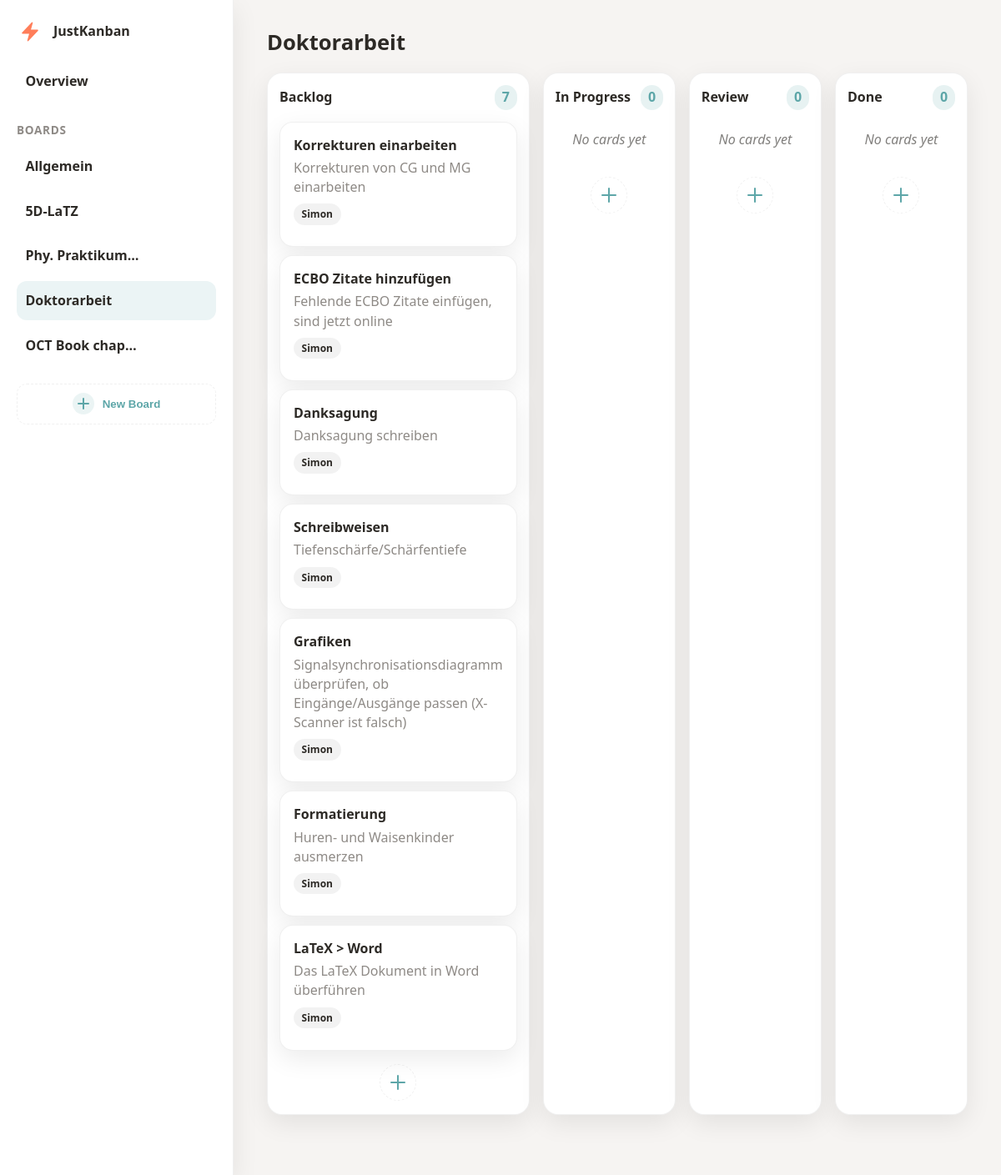
The page /boards/11/ on the database its author committed.
### board/models.py (models this page shows, shortened)
class Board(models.Model):
    name = models.CharField(max_length=150, unique=True)
    created_at = models.DateTimeField(auto_now_add=True)
    class Meta:
        ordering = ["created_at", "id"]

class Column(models.Model):
    board = models.ForeignKey(Board, on_delete=models.CASCADE, related_name="columns")
    name = models.CharField(max_length=100)
    order = models.PositiveIntegerField(default=0)
    class Meta:
        ordering = ["order"]

class Card(models.Model):
    PRIORITY_LOW = "low"
    PRIORITY_MEDIUM = "medium"
    PRIORITY_HIGH = "high"
    PRIORITY_CHOICES = [
        (PRIORITY_LOW, "Low"),
        (PRIORITY_MEDIUM, "Medium"),
        (PRIORITY_HIGH, "High"),
    ]
    title = models.CharField(max_length=200)
    description = models.TextField(blank=True)
    priority = models.CharField(
        max_length=10, choices=PRIORITY_CHOICES, blank=True, null=True
    )
    due_date = models.DateField(blank=True, null=True)
    assignee = models.CharField(max_length=100, blank=True)
    column = models.ForeignKey(Column, on_delete=models.CASCADE, related_name="cards")
    order = models.PositiveIntegerField(default=0)
    created_at = models.DateTimeField(auto_now_add=True)
    class Meta:
        ordering = ["order", "created_at"]

### board/views.py (the view)
# urls.py: path("boards/", views.board_view, name="board"),
def board_view(request, board_id=None):
    default_board = _ensure_default_board()
    boards = list(Board.objects.order_by("created_at", "id"))
    active_board = None
    requested_id = board_id
    if requested_id is None:
        requested_id = request.GET.get("board")
    if requested_id is not None:
        try:
            requested_id = int(requested_id)
        except (TypeError, ValueError):
            requested_id = None
    if requested_id is not None:
        active_board = next((board for board in boards if board.id == requested_id), None)
    if active_board is None:
        active_board = default_board
    columns = (
        active_board.columns.prefetch_related("cards").all()
        if active_board
        else Column.objects.none()
    )
    return render(
        request,
        "board/board.html",
        {
            "boards": boards,
            "active_board": active_board,
            "columns": columns,
            "active_page": "board",
        },
    )

### board/views.py (called while the page is built)
def _ensure_default_board() -> Board:
    board = Board.objects.order_by("created_at", "id").first()
    if board:
        return board
    with transaction.atomic():
        board = Board.objects.create(name="Mein Board")
        _create_default_columns(board)
    return board

### board/templates/board/board.html (shortened to what this page needs)
{% extends "board/base.html" %}
{% block content %}
<div class="board-screen">
  {% if active_board %}
    <h1 class="board-screen__title">{{ active_board.name }}</h1>
  {% endif %}
  <div class="board">
  {% for col in columns %}
    <section class="column" data-column-id="{{ col.id }}" data-column-slug="{{ col.name|slugify }}">
      <header class="column__header">
        <h2>{{ col.name }}</h2>
        <span class="pill">{{ col.cards.count }}</span>
      </header>
      <ul class="cardlist" data-column-id="{{ col.id }}">
        {% for card in col.cards.all %}
          <li
            class="card{% if col.name|slugify == 'done' %} card--done{% endif %}"
            draggable="true"
            data-card-id="{{ card.pk }}"
            data-card-column="{{ col.id }}"
            data-move-url="{% url 'card_move' card.pk %}"
          >
            <div class="card__title">{{ card.title }}</div>
            {% if card.description %}<p class="card__desc">{{ card.description }}</p>{% endif %}
            {% if card.priority or card.assignee or card.due_date %}
              <div class="card__meta">
                {% if card.assignee %}
                  <span class="card__badge card__badge--assignee">
                    {{ card.assignee }}
                  </span>
                {% endif %}
              </div>
            {% endif %}
          </li>
        {% empty %}
          <li class="empty">No cards yet</li>
        {% endfor %}
      </ul>
      <button
        type="button"
        class="icon-btn addcard-trigger"
        data-addcard-for="{{ col.id }}"
        aria-label="Add card to {{ col.name }}"
      >
      </button>
    </section>
  {% endfor %}
</div>
</div>
{% endblock %}

### board/templates/board/base.html (shortened to what this page needs)
{% load static %}
<!doctype html>
<html lang="en">
<head>
  <link rel="stylesheet" href="{% static 'board/styles.css' %}">
</head>
<body>
  <div class="app-shell" data-app-shell>
    <aside class="sidebar" data-sidebar>
      <div class="sidebar__header">
        <div class="sidebar__brand">
          <div class="logo" aria-hidden="true">
            <svg viewBox="0 0 24 24" role="presentation">
              <path
                fill="var(--accent)"
                stroke="var(--accent)"
                stroke-width="1.5"
                stroke-linecap="round"
                stroke-linejoin="round"
                d="m3.75 13.5 10.5-11.25L12 10.5h8.25L9.75 21.75 12 13.5H3.75Z"
              />
            </svg>
          </div>
          <span class="sidebar__title">JustKanban</span>
        </div>
      </div>
      <div class="sidebar__section">
        <nav class="sidebar__nav">
          <a
            class="sidebar__nav-link{% if active_page == 'overview' %} is-active{% endif %}"
            href="{% url 'overview' %}"
          >Overview</a>
        </nav>
      </div>
      <div class="sidebar__section sidebar__boards">
        <h2 class="sidebar__heading">Boards</h2>
        <ul class="sidebar__list">
          {% for board in boards %}
            <li class="sidebar__item{% if active_page == 'board' and active_board and board.id == active_board.id %} is-active{% endif %}" data-board-item>
              <a
                class="sidebar__link"
                href="{% url 'board_detail' board.id %}"
                {% if active_page == 'board' and active_board and board.id == active_board.id %}aria-current="page"{% endif %}
              >{{ board.name }}</a>
            </li>
          {% empty %}
            <li class="sidebar__empty">Noch keine Boards</li>
          {% endfor %}
        </ul>
        <button type="button" class="sidebar__create-btn sidebar__create-btn--inline" data-board-create>
          <span class="sidebar__create-icon" aria-hidden="true"></span>
          <span>New Board</span>
        </button>
      </div>
      <div
        class="sidebar__resizer"
        data-sidebar-resizer
        role="separator"
        aria-orientation="vertical"
        aria-label="Sidebar Breite anpassen"
        aria-valuemin="200"
        aria-valuemax="420"
        aria-valuenow="280"
      ></div>
    </aside>
    <div class="app-shell__body">
      <main class="container">
        {% block content %}{% endblock %}
      </main>
    </div>
  </div>
</body>
</html>

### rows shown on the page
Board: name "Allgemein"
Board: name "5D-LaTZ"
Board: name "Phy. Praktikum…"
Board: name "Doktorarbeit"
Board: name "OCT Book chap…"
Column: name "Backlog", cards.count "7"
Card: title "Korrekturen einarbeiten", description "Korrekturen von CG und MG einarbeiten", assignee "Simon"
Card: title "ECBO Zitate hinzufügen", description "Fehlende ECBO Zitate einfügen, sind jetzt online", assignee "Simon"
Card: title "Danksagung", description "Danksagung schreiben", assignee "Simon"
Card: title "Schreibweisen", description "Tiefenschärfe/Schärfentiefe", assignee "Simon"
Card: title "Grafiken", description "Signalsynchronisationsdiagramm überprüfen, ob Eingänge/Ausgänge passen (X-Scanner ist falsch)", assignee "Simon"
Card: title "Formatierung", description "Huren- und Waisenkinder ausmerzen", assignee "Simon"
Card: title "LaTeX > Word", description "Das LaTeX Dokument in Word überführen", assignee "Simon"
Column: name "In Progress", cards.count "0"
Column: name "Review", cards.count "0"
Column: name "Done", cards.count "0"
